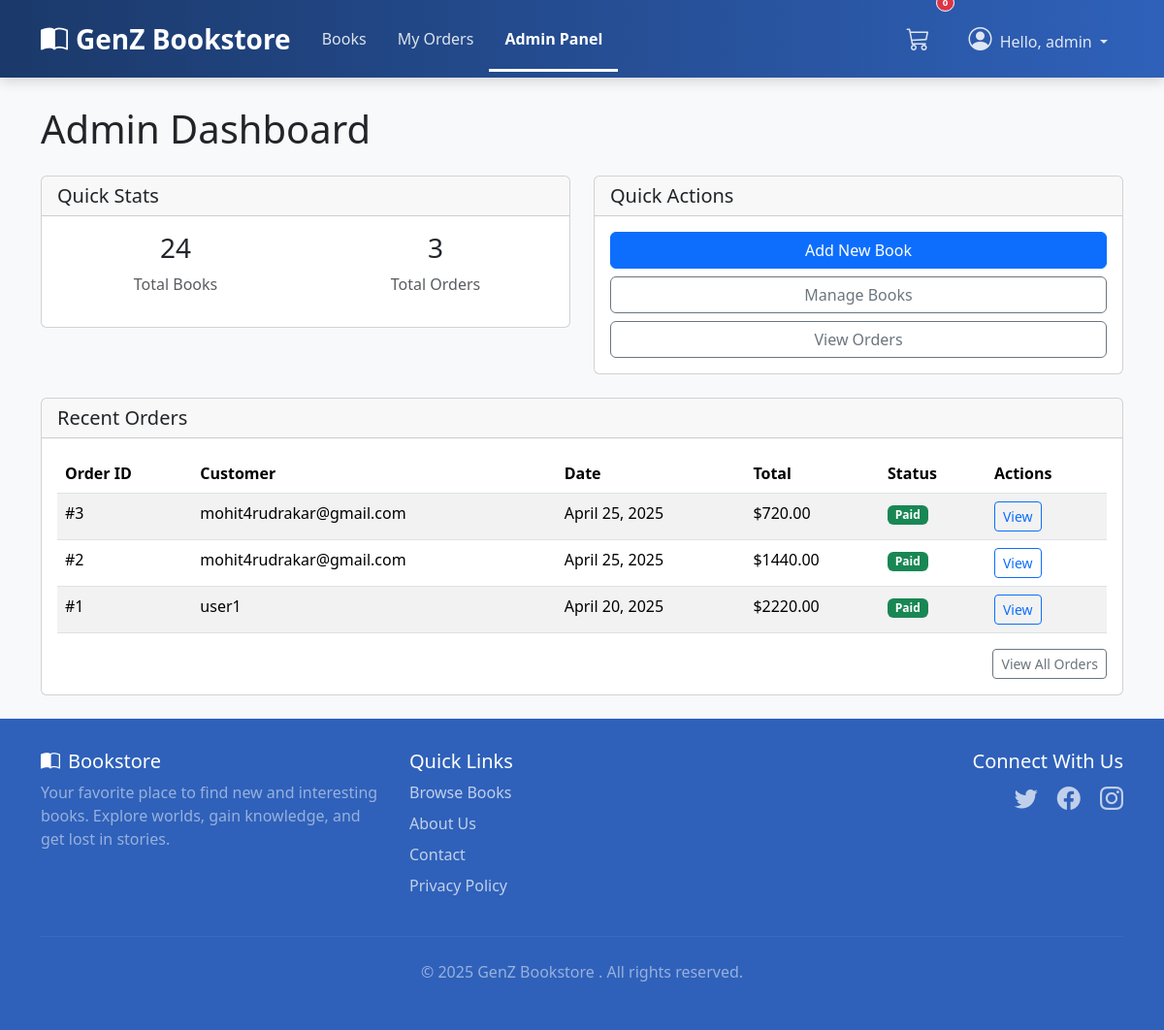
Screenshot of /admin_panel/ (signed in) with the database file from the repository.
### orders/models.py (models this page shows, shortened)
class Order(models.Model):
    STATUS_CHOICES = (
        ('pending', 'Pending'),
        ('paid', 'Paid'),
        ('shipped', 'Shipped'),
        ('delivered', 'Delivered'),
        ('cancelled', 'Cancelled'),
    )
    user = models.ForeignKey(User, on_delete=models.CASCADE, related_name='orders')
    total_price = models.DecimalField(max_digits=10, decimal_places=2)
    status = models.CharField(max_length=20, choices=STATUS_CHOICES, default='pending')
    created_at = models.DateTimeField(auto_now_add=True)
    updated_at = models.DateTimeField(auto_now=True)

### admin_panel/views.py (the view)
# urls.py: path('', views.AdminDashboardView.as_view(), name='dashboard'),
class AdminDashboardView(AdminRequiredMixin, View):
    template_name = 'admin_panel/dashboard.html'
    def get(self, request):
        total_books = Book.objects.count()
        total_orders = Order.objects.count()
        recent_orders = Order.objects.order_by('-created_at')[:5]
        return render(request, self.template_name, {
            'total_books': total_books,
            'total_orders': total_orders,
            'recent_orders': recent_orders
        })

### admin_panel/views.py (called while the page is built)
    def test_func(self):
        return self.request.user.is_authenticated and self.request.user.is_staff

### cart/context_processors.py (called while the page is built)
def cart_processor(request):
    cart = request.session.get('cart', {})
    cart_count = sum(item['quantity'] for item in cart.values())
    return {
        'cart_count': cart_count
    }

### templates/admin_panel/dashboard.html (shortened to what this page needs)
{% extends 'base/base.html' %}
{% block content %}
<h1 class="mb-4">Admin Dashboard</h1>
<div class="row">
    <div class="col-md-6 mb-4">
        <div class="card">
            <div class="card-header">
                <h5 class="mb-0">Quick Stats</h5>
            </div>
            <div class="card-body">
                <div class="row">
                    <div class="col-6">
                        <div class="text-center">
                            <h3>{{ total_books }}</h3>
                            <p class="text-muted">Total Books</p>
                        </div>
                    </div>
                    <div class="col-6">
                        <div class="text-center">
                            <h3>{{ total_orders }}</h3>
                            <p class="text-muted">Total Orders</p>
                        </div>
                    </div>
                </div>
            </div>
        </div>
    </div>
    <div class="col-md-6 mb-4">
        <div class="card">
            <div class="card-header">
                <h5 class="mb-0">Quick Actions</h5>
            </div>
            <div class="card-body">
                <div class="d-grid gap-2">
                    <a href="{% url 'admin_panel:book_create' %}" class="btn btn-primary">Add New Book</a>
                    <a href="{% url 'admin_panel:book_list' %}" class="btn btn-outline-secondary">Manage Books</a>
                    <a href="{% url 'admin_panel:order_list' %}" class="btn btn-outline-secondary">View Orders</a>
                </div>
            </div>
        </div>
    </div>
</div>
<div class="card">
    <div class="card-header">
        <h5 class="mb-0">Recent Orders</h5>
    </div>
    <div class="card-body">
        {% if recent_orders %}
            <div class="table-responsive">
                <table class="table table-striped">
                    <thead>
                        <tr>
                            <th>Order ID</th>
                            <th>Customer</th>
                            <th>Date</th>
                            <th>Total</th>
                            <th>Status</th>
                            <th>Actions</th>
                        </tr>
                    </thead>
                    <tbody>
                        {% for order in recent_orders %}
                        <tr>
                            <td>#{{ order.id }}</td>
                            <td>{{ order.user.username }}</td>
                            <td>{{ order.created_at|date:"F j, Y" }}</td>
                            <td>${{ order.total_price }}</td>
                            <td><span class="badge bg-{% if order.status == 'paid' %}success{% elif order.status == 'pending' %}warning{% elif order.status == 'cancelled' %}danger{% else %}info{% endif %}">{{ order.status|title }}</span></td>
                            <td>
                                <a href="{% url 'admin_panel:order_detail' order.id %}" class="btn btn-sm btn-outline-primary">View</a>
                            </td>
                        </tr>
                        {% endfor %}
                    </tbody>
                </table>
            </div>
            <div class="text-end">
                <a href="{% url 'admin_panel:order_list' %}" class="btn btn-sm btn-outline-secondary">View All Orders</a>
            </div>
        {% else %}
            <div class="alert alert-info">No recent orders.</div>
        {% endif %}
    </div>
</div>
{% endblock %}

### templates/base/base.html (shortened to what this page needs)
<!DOCTYPE html>
<html lang="en">
<head>
    <link href="https://cdn.jsdelivr.net/npm/bootstrap@5.3.2/dist/css/bootstrap.min.css" rel="stylesheet">
    <link rel="stylesheet" href="https://cdn.jsdelivr.net/npm/bootstrap-icons@1.11.1/font/bootstrap-icons.css">
    {% load static %}
</head>
<body>
    <nav class="navbar custom-navbar navbar-expand-lg navbar-dark fixed-top">
        <div class="container">
            <a class="navbar-brand" href="{% url 'books:book_list' %}">
                <i class="bi bi-book-half me-2"></i>GenZ Bookstore
            </a>
            <div class="collapse navbar-collapse" id="navbarNav">
                <ul class="navbar-nav me-auto mb-2 mb-lg-0">
                    <li class="nav-item">
                        <a class="nav-link {% if request.resolver_match.url_name == 'book_list' and request.resolver_match.app_name == 'books' %}active{% endif %}" href="{% url 'books:book_list' %}">Books</a>
                    </li>
                    {% if user.is_authenticated %}
                        <li class="nav-item">
                            <a class="nav-link {% if request.resolver_match.url_name == 'order_history' and request.resolver_match.app_name == 'orders' %}active{% endif %}" href="{% url 'orders:order_history' %}">My Orders</a>
                        </li>
                        {% if user.is_staff %}
                            <li class="nav-item">
                                <a class="nav-link {% if request.resolver_match.url_name == 'dashboard' and request.resolver_match.app_name == 'admin_panel' %}active{% endif %}" href="{% url 'admin_panel:dashboard' %}">Admin Panel</a>
                            </li>
                        {% endif %}
                    {% endif %}
                </ul>
                <ul class="navbar-nav ms-auto align-items-lg-center">
                    {% if user.is_authenticated %}
                         <li class="nav-item me-lg-2">
                            <a class="nav-link position-relative cart-icon-wrapper" href="{% url 'cart:view_cart' %}">
                                <i class="bi bi-cart3 fs-4"></i>
                                <span class="position-absolute top-0 start-100 translate-middle badge rounded-pill bg-danger">
                                </span>
                            </a>
                        </li>
                        <li class="nav-item dropdown">
                            <a class="nav-link dropdown-toggle" href="#" role="button" data-bs-toggle="dropdown" aria-expanded="false">
                               <i class="bi bi-person-circle fs-4 me-1"></i> Hello, {{ user.username }}
                            </a>
                        </li>
                    {% endif %}
                </ul>
            </div>
        </div>
    </nav>
    <div class="container content-wrapper py-4">
        {% block content %}{% endblock %}
    </div>
    <footer class="site-footer text-white mt-auto">
        <div class="container">
            <div class="row">
                <div class="col-md-4 mb-4 mb-md-0">
                    <h5><i class="bi bi-book-half me-2"></i>Bookstore</h5>
                    <p class="text-white-50">Your favorite place to find new and interesting books. Explore worlds, gain knowledge, and get lost in stories.</p>
                </div>
                <div class="col-md-4 mb-4 mb-md-0">
                    <h5>Quick Links</h5>
                    <ul class="list-unstyled footer-links">
                        <li><a href="{% url 'books:book_list' %}">Browse Books</a></li>
                        <li><a href="#">About Us</a></li>
                        <li><a href="#">Contact</a></li>
                        <li><a href="#">Privacy Policy</a></li>
                    </ul>
                </div>
                <div class="col-md-4 text-md-end">
                    <h5>Connect With Us</h5>
                    <div class="social-icons">
                        <a href="#" title="Twitter"><i class="bi bi-twitter"></i></a>
                        <a href="#" title="Facebook"><i class="bi bi-facebook"></i></a>
                        <a href="#" title="Instagram"><i class="bi bi-instagram"></i></a>
                    </div>
                </div>
            </div>
            <hr class="my-4" style="border-color: rgba(255,255,255,0.2);">
            <div class="text-center text-white-50">
                 <p>© {% now "Y" %} GenZ Bookstore . All rights reserved.</p>
            </div>
        </div>
    </footer>
</body>
</html>

### templates/base/base.html (style rules this page uses)
body { display: flex; flex-direction: column; min-height: 100vh; padding-top: 85px; background-color: #f8f9fa; }
.content-wrapper { flex: 1 0 auto; }
.site-footer { flex-shrink: 0; background-color: rgba(47,97,186,1); }
.navbar.custom-navbar { background: linear-gradient(90deg, rgba(27,57,106,1) 0%, rgba(47,97,186,1) 100%); padding-top: 0; padding-bottom: 0; min-height: 80px; box-shadow: 0 4px 12px rgba(0,0,0,0.15); }
.navbar.custom-navbar .navbar-brand { font-weight: 600; font-size: 1.75rem; padding-top: 0.75rem; padding-bottom: 0.75rem; color: #ffffff; }
.navbar.custom-navbar .nav-link { padding: 1.2rem 1rem; color: rgba(255, 255, 255, 0.85); font-weight: 500; transition: background-color 0.2s ease-in-out, color 0.2s ease-in-out; border-bottom: 3px solid transparent; margin-bottom: -3px; }
.navbar.custom-navbar .nav-link.active { color: #ffffff; border-bottom-color: #ffffff; font-weight: 600; }
.navbar.custom-navbar .cart-icon-wrapper .badge { border: 1px solid #fff; }
.site-footer { padding-top: 2rem; padding-bottom: 2rem; }
.footer-links li { margin-bottom: 0.5rem; }
.footer-links a { color: rgba(255, 255, 255, 0.7); text-decoration: none; transition: color 0.2s ease-in-out; }
.social-icons a { color: rgba(255, 255, 255, 0.7); font-size: 1.5rem; margin-left: 1rem; transition: color 0.2s ease-in-out; }
.cart-icon-wrapper .badge { font-size: 0.6em; }

### rows the page displays
Order: id "3", user.username "mohit4rudrakar@gmail.com", created_at "April 25, 2025", total_price "720.00", status "Paid"
Order: id "2", user.username "mohit4rudrakar@gmail.com", created_at "April 25, 2025", total_price "1440.00", status "Paid"
Order: id "1", user.username "user1", created_at "April 20, 2025", total_price "2220.00", status "Paid"

### other values shown
{{ user.username }} "admin"
{{ total_books }} "24"
{{ total_orders }} "3"
